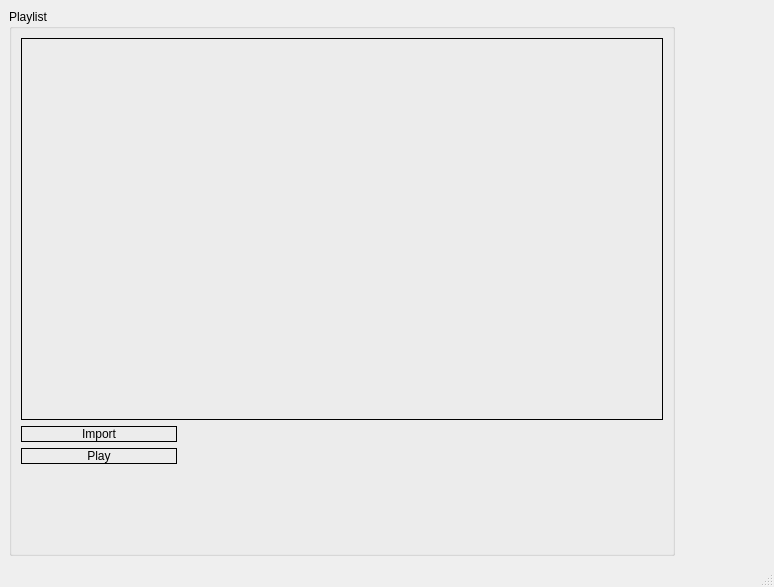
<?xml version="1.0" encoding="UTF-8"?>
<ui version="4.0">
 <class>MainWindow</class>
 <widget class="QMainWindow" name="MainWindow">
  <property name="geometry">
   <rect>
    <x>0</x>
    <y>0</y>
    <width>774</width>
    <height>587</height>
   </rect>
  </property>
  <property name="windowTitle">
   <string>Mixing App</string>
  </property>
  <property name="styleSheet">
   <string notr="true">/*    background-color: qlineargradient(x1: 0, y1: 0, x2: 0, y2: 1,
                                stop: 0 #6a6ea9, stop: 1 #888dd9);
    background-repeat: repeat-xy; */
QMainWindow { background: url(:/images/music-wallpaper22.jpg); };
color: #000;</string>
  </property>
  <widget class="QWidget" name="centralwidget">
   <layout class="QGridLayout" name="gridLayout">
    <item row="0" column="0">
     <widget class="QGroupBox" name="groupBox">
      <property name="title">
       <string>Playlist</string>
      </property>
      <layout class="QGridLayout" name="gridLayout_2" columnstretch="0,0,0,0">
       <item row="5" column="2">
        <spacer name="verticalSpacer">
         <property name="orientation">
          <enum>Qt::Vertical</enum>
         </property>
         <property name="sizeType">
          <enum>QSizePolicy::Fixed</enum>
         </property>
         <property name="sizeHint" stdset="0">
          <size>
           <width>20</width>
           <height>80</height>
          </size>
         </property>
        </spacer>
       </item>
       <item row="5" column="1">
        <spacer name="verticalSpacer_2">
         <property name="orientation">
          <enum>Qt::Vertical</enum>
         </property>
         <property name="sizeType">
          <enum>QSizePolicy::Fixed</enum>
         </property>
         <property name="sizeHint" stdset="0">
          <size>
           <width>20</width>
           <height>80</height>
          </size>
         </property>
        </spacer>
       </item>
       <item row="3" column="0">
        <widget class="QPushButton" name="btnImport">
         <property name="styleSheet">
          <string notr="true">border-style: outset;
border-width: 1px;
border-color: #000;
background-color: transparent;</string>
         </property>
         <property name="text">
          <string>Import</string>
         </property>
        </widget>
       </item>
       <item row="0" column="0" rowspan="3" colspan="4">
        <widget class="QListWidget" name="listWidget">
         <property name="styleSheet">
          <string notr="true">border-style: outset;
border-width: 1px;
border-color: #000;
background-color: transparent;</string>
         </property>
        </widget>
       </item>
       <item row="4" column="0">
        <widget class="QPushButton" name="btnPlay">
         <property name="styleSheet">
          <string notr="true">border-style: outset;
border-width: 1px;
border-color: #000;
background-color: transparent;</string>
         </property>
         <property name="text">
          <string>Play</string>
         </property>
        </widget>
       </item>
      </layout>
     </widget>
    </item>
    <item row="0" column="1">
     <spacer name="horizontalSpacer">
      <property name="orientation">
       <enum>Qt::Horizontal</enum>
      </property>
      <property name="sizeType">
       <enum>QSizePolicy::Fixed</enum>
      </property>
      <property name="sizeHint" stdset="0">
       <size>
        <width>90</width>
        <height>20</height>
       </size>
      </property>
     </spacer>
    </item>
   </layout>
  </widget>
  <widget class="QMenuBar" name="menubar">
   <property name="geometry">
    <rect>
     <x>0</x>
     <y>0</y>
     <width>774</width>
     <height>25</height>
    </rect>
   </property>
  </widget>
  <widget class="QStatusBar" name="statusbar"/>
 </widget>
 <resources/>
 <connections/>
</ui>
